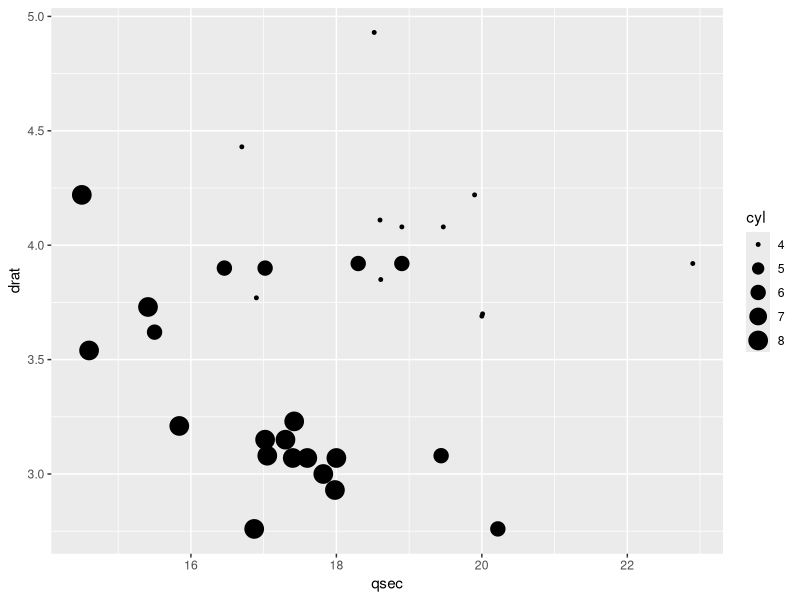
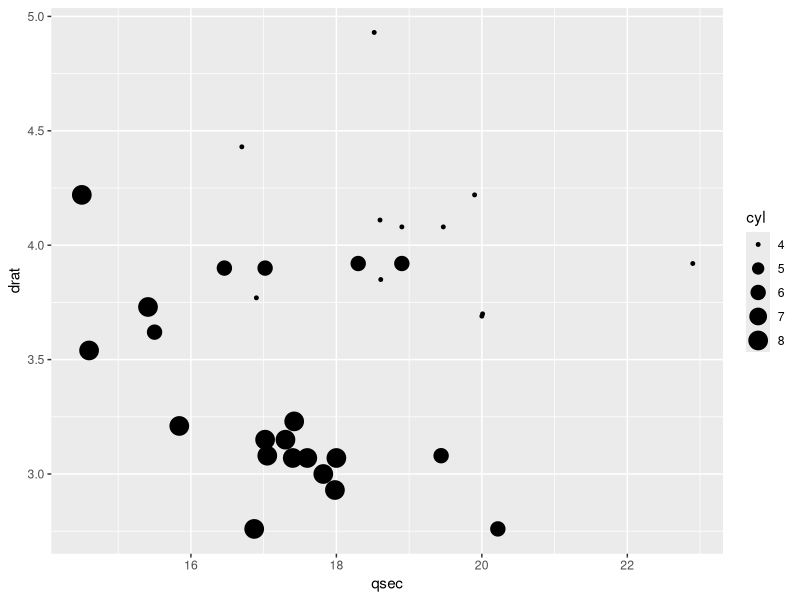
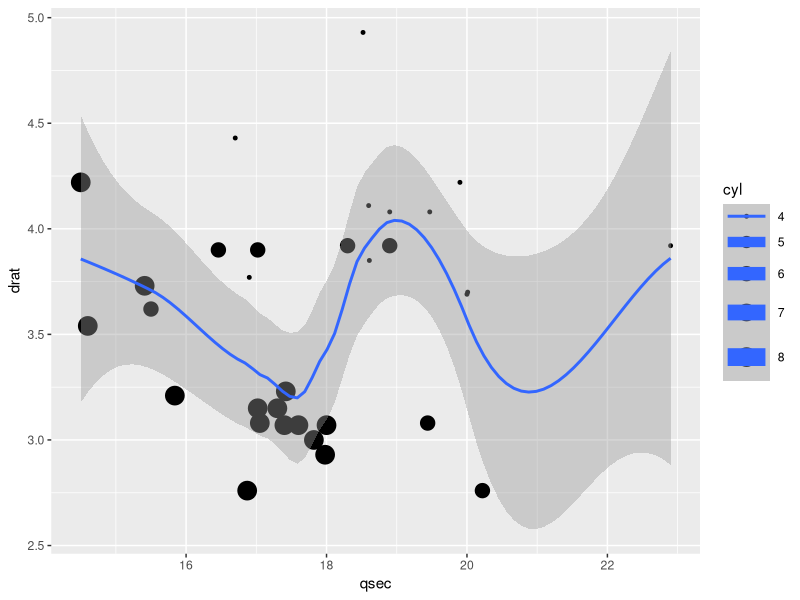
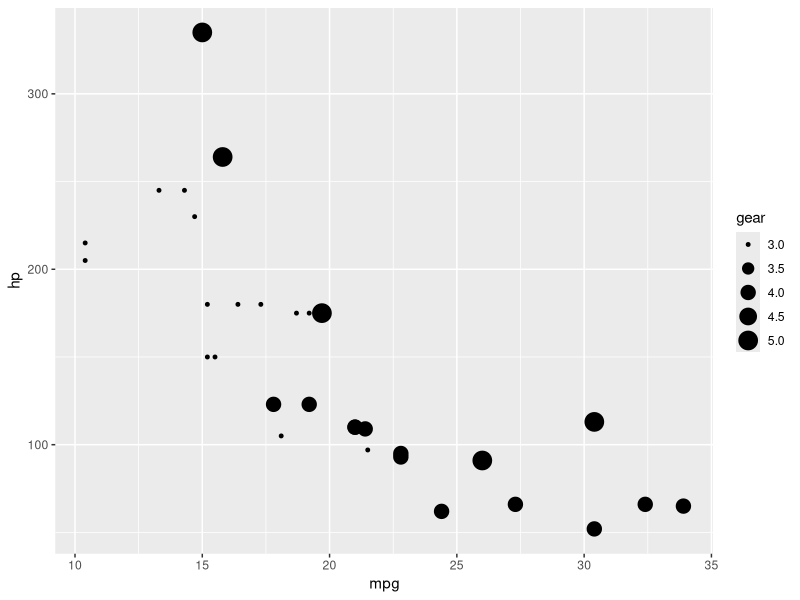
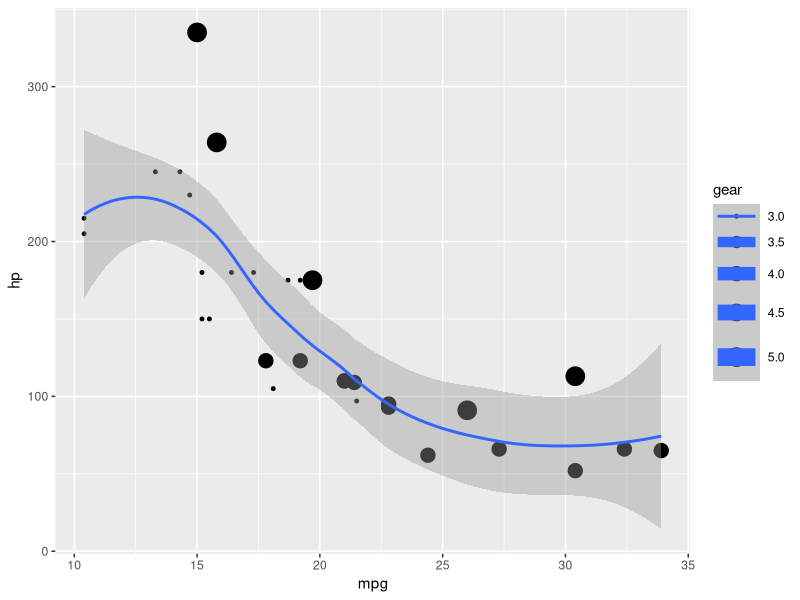
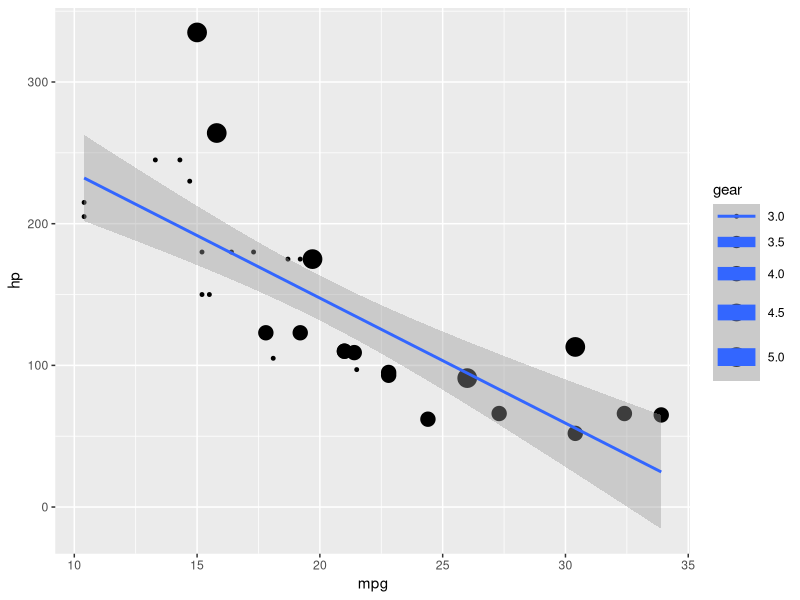
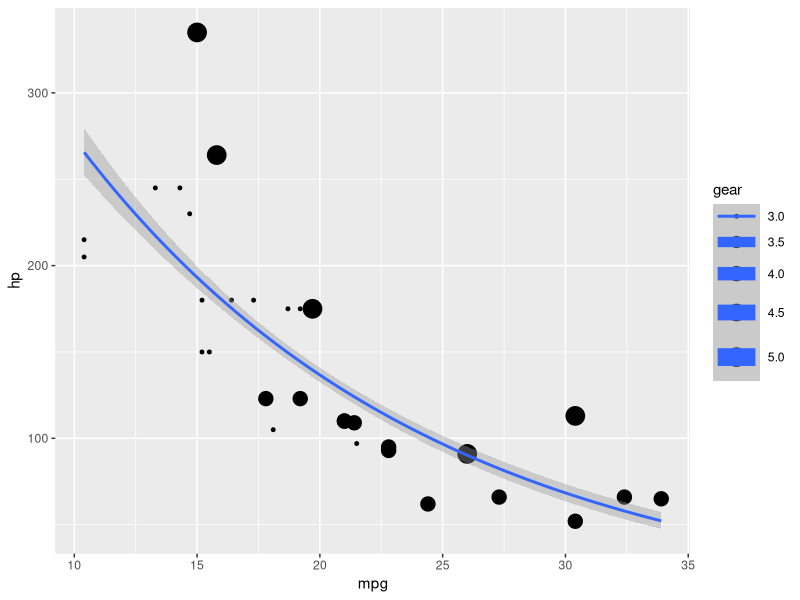
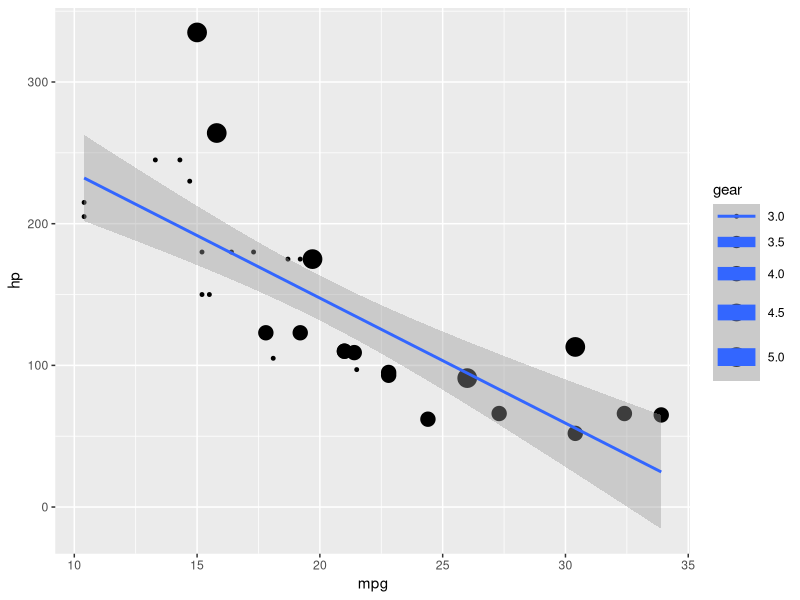

Source code (R) for these figures, in order:
## ---- chunk 1
#| include: false
library(knitr)
library(ggplot2)
library(tidyverse)
## ---- chunk 2
#| echo: fenced 
#| label: mycode
#| code-fold: true
#| code-summary: I want to see this code!!!!

head(rock)
## ---- chunk 3
#| echo: true 
#| label: mycode1
#| code-fold: true
#| code-summary: other thing
#| 
head(rock)
## ---- chunk 4
1 + 1
## ---- chunk 5
#| echo: false
2 * 2
## ---- chunk 6
data = mtcars
# chunk 1 show the code
head(data)

# chunk 2 do not show the code
str(data)

# chunk 3 show the fenced code
summary(data)
## ---- chunk 7
#| include: false

library(ggplot2)
## ---- chunk 8
#| fig-column: margin

kable(head(mtcars))

ggplot(mtcars, 
       aes(x = qsec, y = drat, size = cyl)) + 
  geom_point()
## ---- chunk 9
#| layout-ncol: 2 
#| warning: false
#| message: false
#| label: fig-cars
#| fig-align: center
#| out-width: 30%
#| fig-cap: "The plots"
#| fig-subcap: 
#|   - "The scatterplot"
#|   - "The model"

ggplot(mtcars, 
       aes(x = qsec, y = drat, size = cyl)) + # a comment
  geom_point()
ggplot(mtcars, 
       aes(x = qsec, y = drat, size = cyl)) + 
  geom_point() + geom_smooth()


## ---- chunk 10
#| label: fig-plotsModels1
#| echo: false
#| warning: false
#| out-width: "60%"
#| layout-nrow: 2
#| layout-ncol: 2
#| fig-cap: "One dataset, different models" 
#| fig-subcap:
#|   - "The data"
#|   - "Polynomial"
#|   - "Linear Model"
#|   - "GLM with Poisson" 


ggplot(mtcars,
       aes(mpg, hp, size = gear)) +
  geom_point()

ggplot(mtcars,
       aes(mpg, hp, size = gear)) +
  geom_point() + 
  geom_smooth()

ggplot(mtcars,
       aes(mpg, hp, size = gear)) +
  geom_point() + 
  geom_smooth(method = "lm")
ggplot(mtcars,
       aes(mpg, hp, size = gear)) +
  geom_point() + 
  geom_smooth(method = "glm", method.args = list(family = "poisson"))


## ---- chunk 11
#| echo: true
# line
mtcars %>%                               # <1>
  ggplot( aes(mpg, hp, size = gear)) +   # <1>
  geom_point() +                         # <2>  
  geom_smooth(method = "lm")             # <3>
